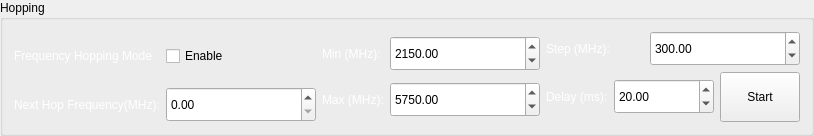
               <widget class="QGroupBox" name="groupBox_2">
                <property name="sizePolicy">
                 <sizepolicy hsizetype="Expanding" vsizetype="Expanding">
                  <horstretch>0</horstretch>
                  <verstretch>0</verstretch>
                 </sizepolicy>
                </property>
                <property name="title">
                 <string>Hopping</string>
                </property>
                <layout class="QHBoxLayout" name="horizontalLayout_40">
                 <item>
                  <layout class="QVBoxLayout" name="verticalLayout_32">
                   <item>
                    <layout class="QHBoxLayout" name="horizontalLayout_44">
                     <item>
                      <widget class="QLabel" name="label_7">
                       <property name="sizePolicy">
                        <sizepolicy hsizetype="Expanding" vsizetype="Expanding">
                         <horstretch>0</horstretch>
                         <verstretch>0</verstretch>
                        </sizepolicy>
                       </property>
                       <property name="maximumSize">
                        <size>
                         <width>16777215</width>
                         <height>35</height>
                        </size>
                       </property>
                       <property name="styleSheet">
                        <string notr="true">QLabel{
color:rgb(255, 255, 255);
}</string>
                       </property>
                       <property name="text">
                        <string>Frequency Hopping Mode</string>
                       </property>
                      </widget>
                     </item>
                     <item>
                      <widget class="QCheckBox" name="fhm_enable">
                       <property name="sizePolicy">
                        <sizepolicy hsizetype="Expanding" vsizetype="Expanding">
                         <horstretch>0</horstretch>
                         <verstretch>0</verstretch>
                        </sizepolicy>
                       </property>
                       <property name="minimumSize">
                        <size>
                         <width>150</width>
                         <height>0</height>
                        </size>
                       </property>
                       <property name="maximumSize">
                        <size>
                         <width>150</width>
                         <height>16777215</height>
                        </size>
                       </property>
                       <property name="text">
                        <string>Enable</string>
                       </property>
                      </widget>
                     </item>
                    </layout>
                   </item>
                   <item>
                    <layout class="QHBoxLayout" name="horizontalLayout_49">
                     <item>
                      <widget class="QLabel" name="label_22">
                       <property name="sizePolicy">
                        <sizepolicy hsizetype="Expanding" vsizetype="Expanding">
                         <horstretch>0</horstretch>
                         <verstretch>0</verstretch>
                        </sizepolicy>
                       </property>
                       <property name="maximumSize">
                        <size>
                         <width>16777215</width>
                         <height>35</height>
                        </size>
                       </property>
                       <property name="styleSheet">
                        <string notr="true">QLabel{
color:rgb(255, 255, 255);
}</string>
                       </property>
                       <property name="text">
                        <string>Next Hop Frequency(MHz):</string>
                       </property>
                       <property name="alignment">
                        <set>Qt::AlignLeading|Qt::AlignLeft|Qt::AlignVCenter</set>
                       </property>
                      </widget>
                     </item>
                     <item>
                      <widget class="QDoubleSpinBox" name="tx_lo_freq_hop">
                       <property name="sizePolicy">
                        <sizepolicy hsizetype="Expanding" vsizetype="Expanding">
                         <horstretch>0</horstretch>
                         <verstretch>0</verstretch>
                        </sizepolicy>
                       </property>
                       <property name="minimumSize">
                        <size>
                         <width>150</width>
                         <height>35</height>
                        </size>
                       </property>
                       <property name="maximumSize">
                        <size>
                         <width>150</width>
                         <height>35</height>
                        </size>
                       </property>
                       <property name="maximum">
                        <double>999999999.000000000000000</double>
                       </property>
                       <property name="singleStep">
                        <double>0.500000000000000</double>
                       </property>
                       <property name="stepType">
                        <enum>QAbstractSpinBox::DefaultStepType</enum>
                       </property>
                      </widget>
                     </item>
                    </layout>
                   </item>
                  </layout>
                 </item>
                 <item>
                  <layout class="QVBoxLayout" name="verticalLayout_31">
                   <item>
                    <layout class="QHBoxLayout" name="horizontalLayout_51">
                     <item>
                      <widget class="QLabel" name="label_23">
                       <property name="sizePolicy">
                        <sizepolicy hsizetype="Expanding" vsizetype="Expanding">
                         <horstretch>0</horstretch>
                         <verstretch>0</verstretch>
                        </sizepolicy>
                       </property>
                       <property name="maximumSize">
                        <size>
                         <width>16777215</width>
                         <height>35</height>
                        </size>
                       </property>
                       <property name="styleSheet">
                        <string notr="true">QLabel{
color:rgb(255, 255, 255);
}</string>
                       </property>
                       <property name="text">
                        <string>Min (MHz):</string>
                       </property>
                       <property name="alignment">
                        <set>Qt::AlignLeading|Qt::AlignLeft|Qt::AlignVCenter</set>
                       </property>
                      </widget>
                     </item>
                     <item>
                      <widget class="QDoubleSpinBox" name="txt_min_hopping">
                       <property name="sizePolicy">
                        <sizepolicy hsizetype="Expanding" vsizetype="Expanding">
                         <horstretch>0</horstretch>
                         <verstretch>0</verstretch>
                        </sizepolicy>
                       </property>
                       <property name="minimumSize">
                        <size>
                         <width>150</width>
                         <height>35</height>
                        </size>
                       </property>
                       <property name="maximumSize">
                        <size>
                         <width>150</width>
                         <height>35</height>
                        </size>
                       </property>
                       <property name="maximum">
                        <double>999999999.000000000000000</double>
                       </property>
                       <property name="singleStep">
                        <double>0.500000000000000</double>
                       </property>
                       <property name="stepType">
                        <enum>QAbstractSpinBox::DefaultStepType</enum>
                       </property>
                       <property name="value">
                        <double>2150.000000000000000</double>
                       </property>
                      </widget>
                     </item>
                    </layout>
                   </item>
                   <item>
                    <layout class="QHBoxLayout" name="horizontalLayout_59">
                     <item>
                      <widget class="QLabel" name="label_24">
                       <property name="sizePolicy">
                        <sizepolicy hsizetype="Expanding" vsizetype="Expanding">
                         <horstretch>0</horstretch>
                         <verstretch>0</verstretch>
                        </sizepolicy>
                       </property>
                       <property name="maximumSize">
                        <size>
                         <width>16777215</width>
                         <height>35</height>
                        </size>
                       </property>
                       <property name="styleSheet">
                        <string notr="true">QLabel{
color:rgb(255, 255, 255);
}</string>
                       </property>
                       <property name="text">
                        <string>Max (MHz):</string>
                       </property>
                       <property name="alignment">
                        <set>Qt::AlignLeading|Qt::AlignLeft|Qt::AlignVCenter</set>
                       </property>
                      </widget>
                     </item>
                     <item>
                      <widget class="QDoubleSpinBox" name="txt_max_hopping">
                       <property name="sizePolicy">
                        <sizepolicy hsizetype="Expanding" vsizetype="Expanding">
                         <horstretch>0</horstretch>
                         <verstretch>0</verstretch>
                        </sizepolicy>
                       </property>
                       <property name="minimumSize">
                        <size>
                         <width>150</width>
                         <height>35</height>
                        </size>
                       </property>
                       <property name="maximumSize">
                        <size>
                         <width>150</width>
                         <height>35</height>
                        </size>
                       </property>
                       <property name="maximum">
                        <double>999999999.000000000000000</double>
                       </property>
                       <property name="singleStep">
                        <double>0.500000000000000</double>
                       </property>
                       <property name="stepType">
                        <enum>QAbstractSpinBox::DefaultStepType</enum>
                       </property>
                       <property name="value">
                        <double>5750.000000000000000</double>
                       </property>
                      </widget>
                     </item>
                    </layout>
                   </item>
                  </layout>
                 </item>
                 <item>
                  <layout class="QVBoxLayout" name="verticalLayout_7">
                   <item>
                    <layout class="QHBoxLayout" name="horizontalLayout_60">
                     <item>
                      <widget class="QLabel" name="label_27">
                       <property name="sizePolicy">
                        <sizepolicy hsizetype="Expanding" vsizetype="Expanding">
                         <horstretch>0</horstretch>
                         <verstretch>0</verstretch>
                        </sizepolicy>
                       </property>
                       <property name="maximumSize">
                        <size>
                         <width>16777215</width>
                         <height>35</height>
                        </size>
                       </property>
                       <property name="styleSheet">
                        <string notr="true">QLabel{
color:rgb(255, 255, 255);
}</string>
                       </property>
                       <property name="text">
                        <string>Step (MHz):</string>
                       </property>
                       <property name="alignment">
                        <set>Qt::AlignLeading|Qt::AlignLeft|Qt::AlignVCenter</set>
                       </property>
                      </widget>
                     </item>
                     <item>
                      <widget class="QDoubleSpinBox" name="txt_step_hopping">
                       <property name="sizePolicy">
                        <sizepolicy hsizetype="Expanding" vsizetype="Expanding">
                         <horstretch>0</horstretch>
                         <verstretch>0</verstretch>
                        </sizepolicy>
                       </property>
                       <property name="minimumSize">
                        <size>
                         <width>150</width>
                         <height>35</height>
                        </size>
                       </property>
                       <property name="maximumSize">
                        <size>
                         <width>150</width>
                         <height>35</height>
                        </size>
                       </property>
                       <property name="maximum">
                        <double>999999999.000000000000000</double>
                       </property>
                       <property name="singleStep">
                        <double>0.500000000000000</double>
                       </property>
                       <property name="stepType">
                        <enum>QAbstractSpinBox::DefaultStepType</enum>
                       </property>
                       <property name="value">
                        <double>300.000000000000000</double>
                       </property>
                      </widget>
                     </item>
                    </layout>
                   </item>
                   <item>
                    <layout class="QHBoxLayout" name="horizontalLayout_36">
                     <item>
                      <layout class="QHBoxLayout" name="horizontalLayout_61">
                       <item>
                        <widget class="QLabel" name="label_28">
                         <property name="sizePolicy">
                          <sizepolicy hsizetype="Expanding" vsizetype="Expanding">
                           <horstretch>0</horstretch>
                           <verstretch>0</verstretch>
                          </sizepolicy>
                         </property>
                         <property name="maximumSize">
                          <size>
                           <width>16777215</width>
                           <height>35</height>
                          </size>
                         </property>
                         <property name="styleSheet">
                          <string notr="true">QLabel{
color:rgb(255, 255, 255);
}</string>
                         </property>
                         <property name="text">
                          <string>Delay (ms):</string>
                         </property>
                         <property name="alignment">
                          <set>Qt::AlignLeading|Qt::AlignLeft|Qt::AlignVCenter</set>
                         </property>
                        </widget>
                       </item>
                       <item>
                        <widget class="QDoubleSpinBox" name="txt_delay_hopping">
                         <property name="sizePolicy">
                          <sizepolicy hsizetype="Expanding" vsizetype="Expanding">
                           <horstretch>0</horstretch>
                           <verstretch>0</verstretch>
                          </sizepolicy>
                         </property>
                         <property name="minimumSize">
                          <size>
                           <width>100</width>
                           <height>35</height>
                          </size>
                         </property>
                         <property name="maximumSize">
                          <size>
                           <width>100</width>
                           <height>35</height>
                          </size>
                         </property>
                         <property name="maximum">
                          <double>999999999.000000000000000</double>
                         </property>
                         <property name="singleStep">
                          <double>0.500000000000000</double>
                         </property>
                         <property name="stepType">
                          <enum>QAbstractSpinBox::DefaultStepType</enum>
                         </property>
                         <property name="value">
                          <double>20.000000000000000</double>
                         </property>
                        </widget>
                       </item>
                      </layout>
                     </item>
                     <item>
                      <widget class="QPushButton" name="btnStartHopping">
                       <property name="minimumSize">
                        <size>
                         <width>0</width>
                         <height>50</height>
                        </size>
                       </property>
                       <property name="maximumSize">
                        <size>
                         <width>16777215</width>
                         <height>50</height>
                        </size>
                       </property>
                       <property name="text">
                        <string>Start</string>
                       </property>
                      </widget>
                     </item>
                    </layout>
                   </item>
                  </layout>
                 </item>
                </layout>
               </widget>
